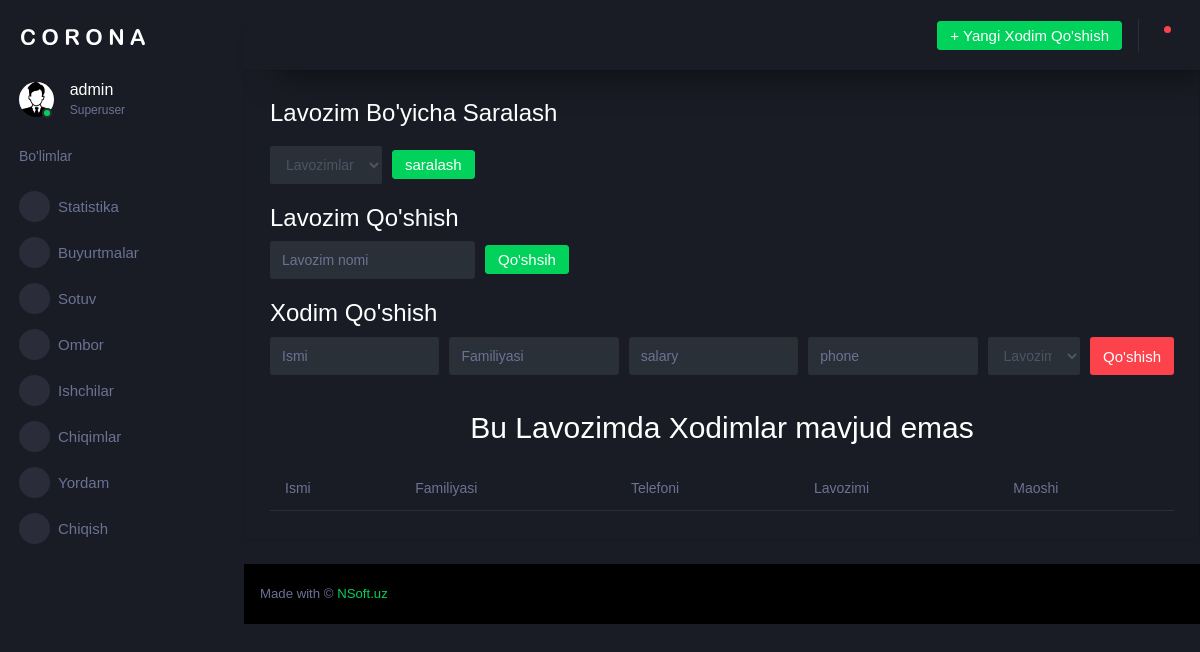
/crm/workers/ (signed in), run on an earlier commit of the app's database.
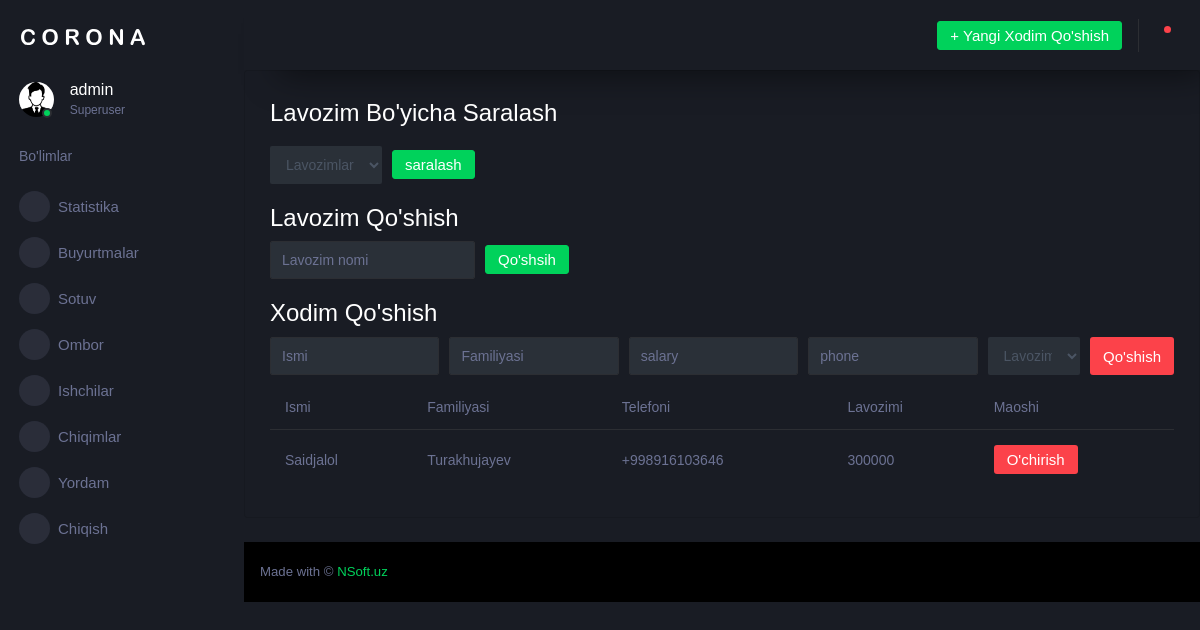
And on a later commit of the database.
### workers/models.py (models this page shows)
class Workers(models.Model):
    name = models.CharField(max_length=100)
    surname = models.CharField(max_length=100)
    phone = models.CharField(max_length=100)
    salary = models.CharField(max_length=100)
    position = models.ForeignKey(Positions, blank=True, null=True, on_delete=models.CASCADE)

### workers/views.py (the view, shortened to what this page needs)
# urls.py: path("", views.Workers.as_view(), name="workers_main")
@method_decorator(login_required, name='dispatch')
class Workers(View):
    template_name = "workers/workers.html"
    def get_context_data(self, **kwargs):
        context = {
            "workers": models.Workers.objects.all(),
            "positions": models.Positions.objects.all()
        }
        return context
    def get(self, request):
        context = self.get_context_data()
        return render(request, self.template_name, context)

### crm/context_pro.py (called while the page is built)
def notifications(request):
    try:
        notification = Notification.objects.filter(order__status="Active")
    except Notification.DoesNotExist:
        notification = ""
    return {
        'notifications': notification,
    }

### shop/context_processors.py (called while the page is built)
def wishlist_count(request):
    session_key = request.session.session_key
    items = [i for i in models.WishlistItem.objects.filter(session_key = session_key)]
    cart_items = [i for i in models.CartItems.objects.filter(session_key = session_key)]
    return {
        "count_wishlist":len(items),
        "items":[i.product_id for i in items],
        "cart_items": len(cart_items)
        }

### templates/workers/workers.html (shortened to what this page needs)
{% extends "admin_wrapper.html" %}
{% block content %}
<div class="row">
    <div class="col-lg-12 grid-margin stretch-card">
      <div class="card">
        <div class="card-body">
          <h3 class="card-title">Lavozim bo'yicha Saralash</h3>
          <div style="display: flex;column-gap: 10px;">
            <form  method="POST" style="display: flex;align-items: center;gap: 10px;">
              <select name="worker" class="form-control">
                    <option disabled selected>Lavozimlar</option>
              </select>
              <button type="submit" class="btn btn-success" name="position_filter">saralash</button>
            </form>
          </div>
          <h3 style="margin-top: 20px;">Lavozim Qo'shish</h3>
          <div style="display: flex;column-gap: 10px;">
            <form  method="POST" style="display: flex;align-items: center;gap: 10px;">
              <input type="text" name="name" placeholder="Lavozim nomi" class="form-control">
              <button type="submit" class="btn btn-success" name="position_add">Qo'shsih</button>
            </form>
          </div>
          <div style="margin-top: 20px;">
            <h3>Xodim Qo'shish</h3>
            <form method="POST" style="width: 100%;display: flex;column-gap: 10px; margin-top: 10px;">
                <div>
                    <input type="text" class="form-control" name="name" placeholder="Ismi">
                </div>
                <div>
                    <input type="text" class="form-control" name="surname" placeholder="Familiyasi">
                </div>
                <div>
                    <input type="text" class="form-control" name="salary" placeholder="salary">
                </div>
                <div>
                    <input type="text" class="form-control" name="phone" placeholder="phone">
                </div>
                <div>
                    <select name="worker" class="form-control">
                      <option value="" selected>Lavozimlar</option>
                    </select>
                </div>
                <button type="submit" class="btn bg-danger" name="create">Qo'shish</button>
            </form>
          </div>
          <div class="table-responsive" style="margin-top: 10px;">
            <table class="table table-hover" style="overflow: visible;">
              <thead>
                <tr>
                  <th>Ismi</th>
                  <th>Familiyasi</th>
                  <th>Telefoni</th>
                  <th>Lavozimi</th>
                  <th>Maoshi</th>
                </tr>
              </thead>
              {% if workers %}
              <tbody>
                {% for i in workers %}
                <tr>
                  <td>{{ i.name }}</td>
                  <td>{{ i.surname }}</td>
                  <td>{{ i.phone }}</td>
                  <td>{{ i.salary }}</td>
                  <td>
                    <form method="POST">
                        <button type="submit" name="delete" class="btn bg-danger">O'chirish</button>
                    </form>
                  </td>
                </tr>
                {% endfor %}
            </tbody>
            {% else %}
            <p style="margin-top: 20px;text-align: center;font-size: 30px;"> Bu Lavozimda Xodimlar mavjud emas </p>
            {% endif %}
            </table>
          </div>
        </div>
      </div>
    </div>
</div>
{% endblock content %}

What changed in the data, as far as the page shows it:
added Workers: name "Saidjalol", surname "Turakhujayev", phone "+998916103646", salary "300000"
Also different on the page:
text no longer shown: "Bu Lavozimda Xodimlar mavjud emas"
